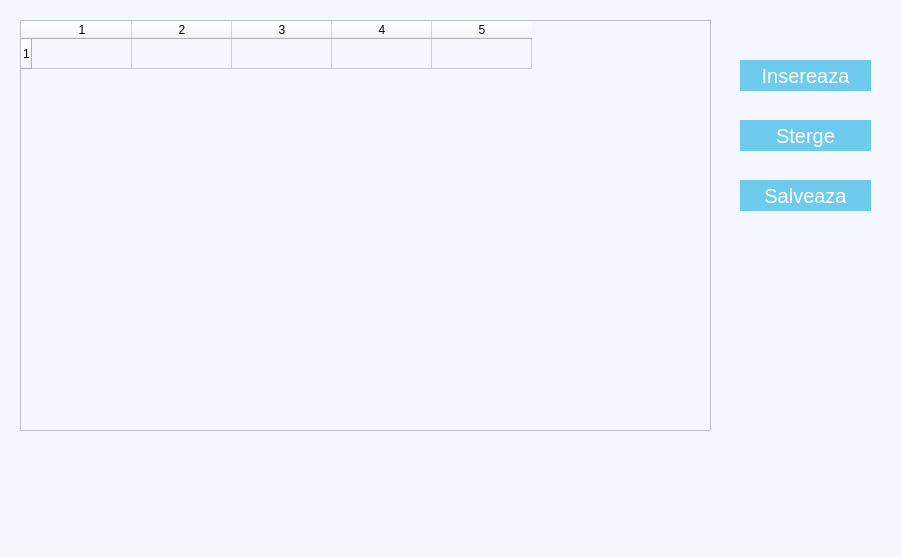
<?xml version="1.0" encoding="UTF-8"?>
<ui version="4.0">
 <class>MainWindow</class>
 <widget class="QMainWindow" name="MainWindow">
  <property name="geometry">
   <rect>
    <x>0</x>
    <y>0</y>
    <width>901</width>
    <height>557</height>
   </rect>
  </property>
  <property name="windowTitle">
   <string>MainWindow</string>
  </property>
  <property name="styleSheet">
   <string notr="true">
background-color: rgb(244, 247, 255);</string>
  </property>
  <widget class="QWidget" name="centralwidget">
   <widget class="QPushButton" name="btnSend">
    <property name="geometry">
     <rect>
      <x>740</x>
      <y>180</y>
      <width>131</width>
      <height>31</height>
     </rect>
    </property>
    <property name="font">
     <font>
      <pointsize>15</pointsize>
     </font>
    </property>
    <property name="styleSheet">
     <string notr="true">QPushButton{background-color: rgb(110, 203, 238);
border-radius: 0px;
color: rgb(255, 255, 255);
}
QPushButton::hover{
background-color: rgb(19, 184, 245);
}</string>
    </property>
    <property name="text">
     <string>Salveaza</string>
    </property>
   </widget>
   <widget class="QPushButton" name="btnNewLine">
    <property name="geometry">
     <rect>
      <x>740</x>
      <y>60</y>
      <width>131</width>
      <height>31</height>
     </rect>
    </property>
    <property name="font">
     <font>
      <pointsize>15</pointsize>
     </font>
    </property>
    <property name="styleSheet">
     <string notr="true">QPushButton{background-color: rgb(110, 203, 238);
border-radius: 0px;
color: rgb(255, 255, 255);
}
QPushButton::hover{
background-color: rgb(19, 184, 245);
}</string>
    </property>
    <property name="text">
     <string>Insereaza</string>
    </property>
   </widget>
   <widget class="QTableWidget" name="tableWidget">
    <property name="geometry">
     <rect>
      <x>20</x>
      <y>20</y>
      <width>691</width>
      <height>411</height>
     </rect>
    </property>
    <property name="rowCount">
     <number>1</number>
    </property>
    <property name="columnCount">
     <number>5</number>
    </property>
    <row/>
    <column/>
    <column/>
    <column/>
    <column/>
    <column/>
   </widget>
   <widget class="QPushButton" name="btnDelete">
    <property name="geometry">
     <rect>
      <x>740</x>
      <y>120</y>
      <width>131</width>
      <height>31</height>
     </rect>
    </property>
    <property name="font">
     <font>
      <pointsize>15</pointsize>
     </font>
    </property>
    <property name="styleSheet">
     <string notr="true">QPushButton{background-color: rgb(110, 203, 238);
border-radius: 0px;
color: rgb(255, 255, 255);
}
QPushButton::hover{
background-color: rgb(19, 184, 245);
}</string>
    </property>
    <property name="text">
     <string>Sterge</string>
    </property>
   </widget>
  </widget>
  <widget class="QMenuBar" name="menubar">
   <property name="geometry">
    <rect>
     <x>0</x>
     <y>0</y>
     <width>901</width>
     <height>26</height>
    </rect>
   </property>
  </widget>
  <widget class="QStatusBar" name="statusbar"/>
 </widget>
 <resources/>
 <connections/>
</ui>
